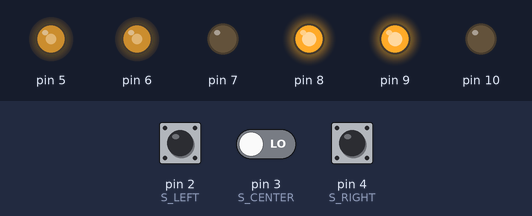
Bench run of a sketch on a simulated Arduino Uno, built with avr-gcc and run on an emulated ATmega328P. Shown: output pins drawn as LEDs (lit = HIGH). Dashed ring = blinking. The test bench sets the inputs (shaded band); at power-on: pin 4 (S_RIGHT) LOW, pin 3 (S_CENTER) LOW, pin 2 (S_LEFT) LOW.

Above: at 1.2 s.
1.3 s: pin 4 (S_RIGHT) pulled HIGH for 3.2 s
At 4.2 s:
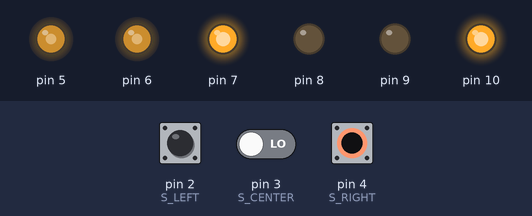
8.2 s: pin 3 (S_CENTER) driven HIGH
At 8.8 s:
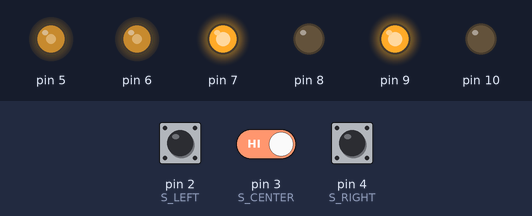
9.7 s: pin 2 (S_LEFT) pulled HIGH for 0.15 s
At 9.92 s:
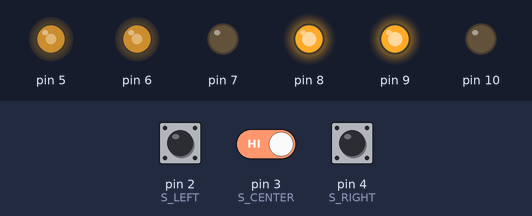
11.5 s: pin 2 (S_LEFT) pulled HIGH for 3.2 s
At 12.09 s:
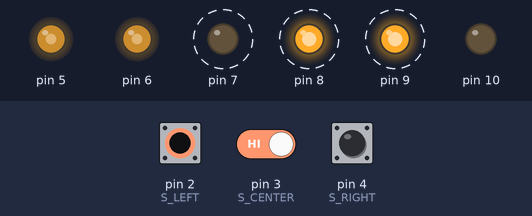
16.2 s: pin 3 (S_CENTER) driven LOW
At 17.4 s:
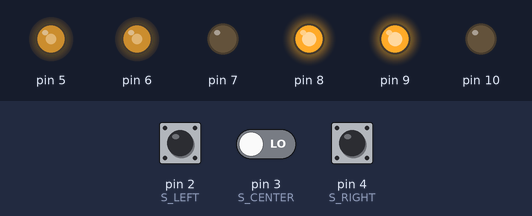
Timing chart, 0 to 21.2 s (numbered marks = the images above; inputs shaded):
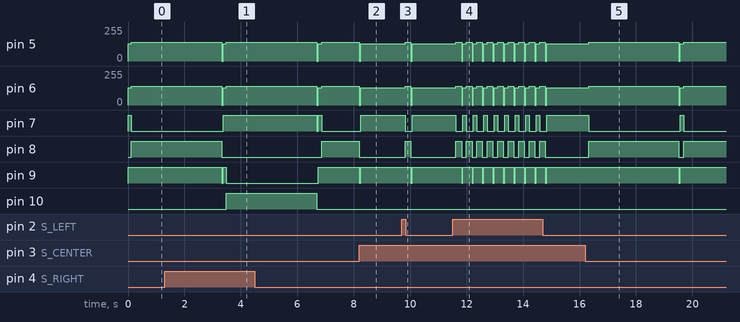

The sketch:

ch05_line_maze_lsrb.ino
```cpp
// Line maze robot (left-hand rule) with three IR sensors
// Same wiring as the 3-sensor line follower: L298N on D5..D10, sensors on D2, D3, D4
const int ENA = 5, IN1 = 7, IN2 = 8, ENB = 6, IN3 = 9, IN4 = 10;
const int S_LEFT = 2, S_CENTER = 3, S_RIGHT = 4;
const int LINE = HIGH;       // output over the black line: check your module!

const int BASE = 130;        // forward speed
const int SPIN = 140;        // speed when turning in place
const int NUDGE_MS = 120;    // drive forward so the wheels reach the junction

void motor(int en, int a, int b, int speed) {
  digitalWrite(a, speed > 0);
  digitalWrite(b, speed < 0);
  analogWrite(en, abs(speed));
}
void drive(int left, int right) { motor(ENA, IN1, IN2, left); motor(ENB, IN3, IN4, right); }

bool onLine(int pin) { return digitalRead(pin) == LINE; }

void spinToLine(int dir) {            // dir: -1 left, +1 right
  drive(dir * SPIN, -dir * SPIN);
  delay(200);                         // first leave the current line
  unsigned long t0 = millis();
  while (!onLine(S_CENTER) && millis() - t0 < 3000) {}   // then find the new one
  drive(0, 0); delay(50);
}

void setup() {
  int outs[] = {ENA, IN1, IN2, ENB, IN3, IN4};
  for (int p : outs) pinMode(p, OUTPUT);
  pinMode(S_LEFT, INPUT); pinMode(S_CENTER, INPUT); pinMode(S_RIGHT, INPUT);
}

void loop() {
  bool L = onLine(S_LEFT), C = onLine(S_CENTER), R = onLine(S_RIGHT);

  if (L || (R && !C) || (!L && !C && !R)) {   // a decision point
    drive(BASE, BASE); delay(NUDGE_MS);       // wheels onto the junction
    bool L2 = onLine(S_LEFT), C2 = onLine(S_CENTER), R2 = onLine(S_RIGHT);
    if (L2 && C2 && R2) {                     // big black square: finish
      drive(0, 0);
      while (true) {}
    }
    if (L)              spinToLine(-1);       // 1) left first
    else if (C2)        drive(BASE, BASE);    // 2) straight if the line goes on
    else if (R)         spinToLine(+1);       // 3) right
    else                spinToLine(-1);       // 4) dead end: U-turn
  } else {
    drive(BASE, BASE);                        // only center (or center + right): straight
  }
}
```

Measured:
- after the input at 1.3 s, pin 10: LOW → HIGH after 2.2 s, → LOW 3.2 s later
- after the input at 8.2 s, pin 5, pin 6: 140/255 → 130/255 at once; pin 7: LOW → HIGH after 0.05 s; pin 8: HIGH → LOW at once; pin 9: HIGH → LOW at once, → HIGH 0.05 s later
- after the input at 9.7 s, pin 5, pin 6: 130/255 → 140/255 after 0.12 s, → 130/255 0.20 s later; pin 7: HIGH → LOW after 0.12 s, → HIGH 0.25 s later; pin 8: LOW → HIGH after 0.12 s, → LOW 0.20 s later; pin 9: HIGH → LOW after 0.32 s, → HIGH 0.05 s later
- after the input at 11.5 s, pin 5, pin 6: 130/255 → 140/255 after 0.12 s, then repeats every 0.37 s: 0/255 0.05 s, 130/255 0.12 s, 140/255 0.20 s, until it stays 130/255 from 14.8 s
- after the input at 16.2 s, pin 5, pin 6: 130/255 → 140/255 after 0.12 s, → 130/255 3.2 s later, → 140/255 0.17 s later; pin 7: HIGH → LOW after 0.12 s, → HIGH 3.2 s later, → LOW 0.12 s later; pin 8: LOW → HIGH after 0.12 s, → LOW 3.2 s later, → HIGH 0.17 s later; pin 9: HIGH → LOW after 3.3 s, → HIGH 0.05 s later
- by itself, pin 5, pin 6: alternates 140/255 for 3.2 s and 130/255 for 0.17 s
